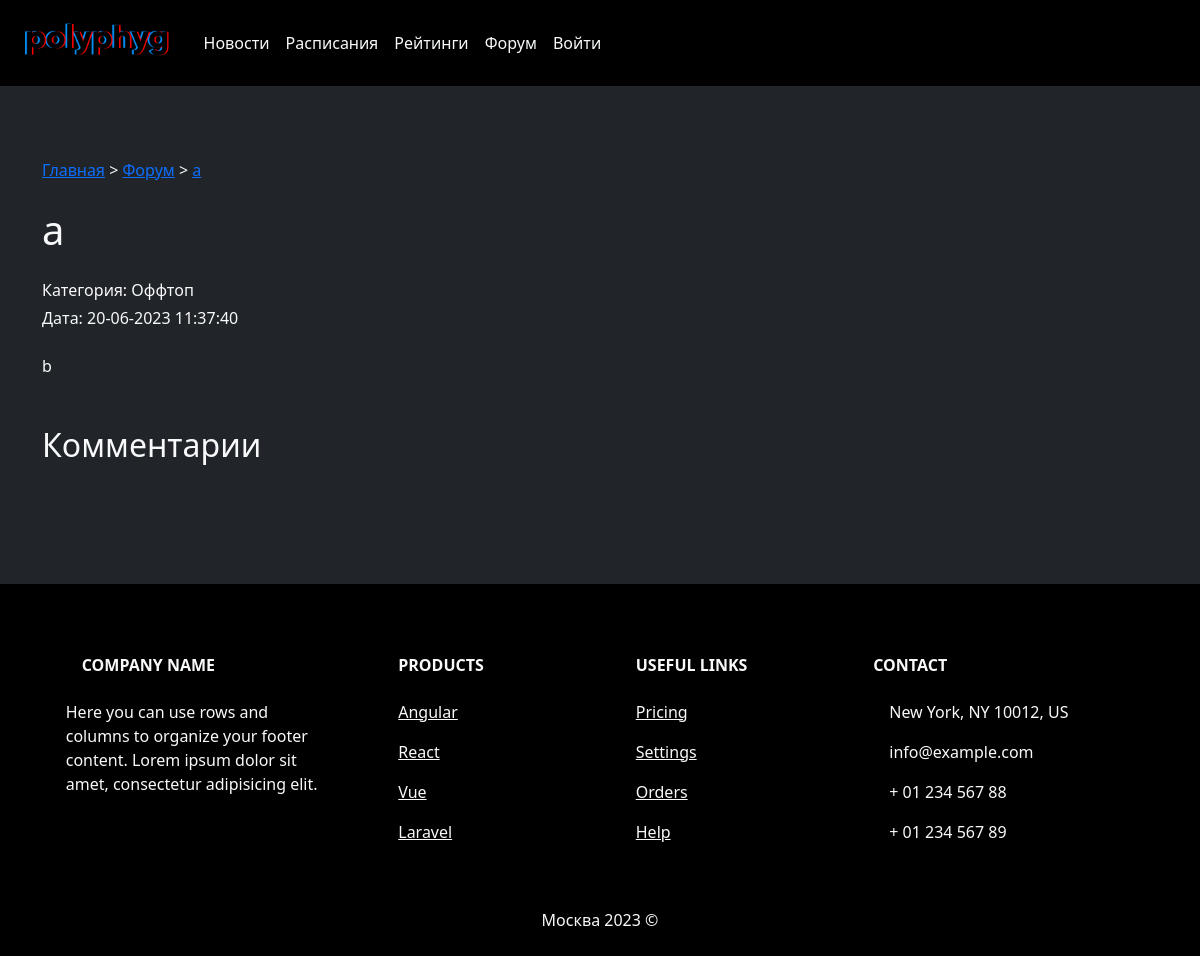
The app's page /forum/thread/3 with its own data.
### forumblock/models.py (models this page shows, shortened)
class Topic(models.Model):
    title = models.CharField(max_length=60, verbose_name = 'Заголовок обсуждения')
    slug = models.SlugField(max_length=255, unique=True, db_index=True, verbose_name='URL')
    topic_category_id = models.ForeignKey('Topic_Category', on_delete=models.CASCADE, null=True, verbose_name = 'Категория обсуждения')
    time_created = models.DateTimeField(auto_now_add=True, verbose_name = 'Дата публикации')
    content = models.TextField(max_length=15000, verbose_name = 'Текст обсуждения')
    is_closed = models.BooleanField(default=False, verbose_name='Отображение')
    user_id = models.ForeignKey(User, on_delete=models.PROTECT, blank=False, null=False, verbose_name = 'ID создателя обсуждения')
    class Meta:
        verbose_name = 'Обсуждение'
        verbose_name_plural = 'Обсуждения'
        ordering = ['-time_created', 'title']

class Topic_Category(models.Model):
    name = models.CharField(max_length=25, verbose_name = 'Категория обсуждения')
    discription = models.TextField(max_length=100, verbose_name='Описание категории')
    class Meta:
        verbose_name = 'Категория обсуждения'
        verbose_name_plural = 'Категории обсуждения'
        ordering = ['name']

### forumblock/views.py (the view)
# urls.py: path('forum/thread/<int:id>', show_thread, name='thread'),
def show_thread(request, id):
    thread = get_object_or_404(Topic, id=id)
    comments = Topic_Comment.objects.filter(topic_id=thread.id)
    if request.method == 'POST':
        form = TopicCommentForm(request.POST)
        if form.is_valid():
            comment = form.save(commit=False)
            comment.topic_id = thread
            comment.user_id = request.user
            comment.save()
            form = TopicCommentForm()
    else:
        form = TopicCommentForm()
    context = {
        'title': thread.title,
        'thread': thread,
        'comments': comments,
        'form': form,
    }
    return render(request, 'forumblock/thread.html', context=context)

### polyphygital/context_processors.py (called while the page is built)
def user_extended_context_processor(request):
    is_player = Player.objects.filter(user_id__id=request.user.id).exists()
    return {
        'is_player': is_player,
    }

### forumblock/templates/forumblock/thread.html (shortened to what this page needs)
{% extends 'newsblock/base.html' %} {% block content %}
<div class="container bg-dark py-5">
  <nav class="breadcrumbs mt-4 mb-4">
    <a href="{% url 'homepage' %}">Главная</a> &gt;
    <a href="{% url 'forum' %}">Форум</a> &gt; <a href="">{{title}} </a>
  </nav>
  <div class="row">
    <div class="col-md-8">
      <h1 class="mb-4">{{title}}</h1>
      <div class="mb-4">
        <p class="mb-1">Категория: {{thread.topic_category_id.name}}</p>
        <p>
          Дата: {{thread.time_created|date:"d-m-Y H:i:s"}}
        </p>
      </div>
      <div class="mb-5">{{thread.content}}</div>
      <h2 class="mb-4">Комментарии</h2>
      <div class="mb-4">
        <p class="text-muted">Всего комментариев: {{comments.count}}</p>
      </div>
    </div>
  </div>
</div>
{% endblock %}

### records on screen
Topic: topic_category_id.name "Оффтоп", time_created "20-06-2023 11:37:40", content "b"

### other values on screen
{{ title }} "a"
